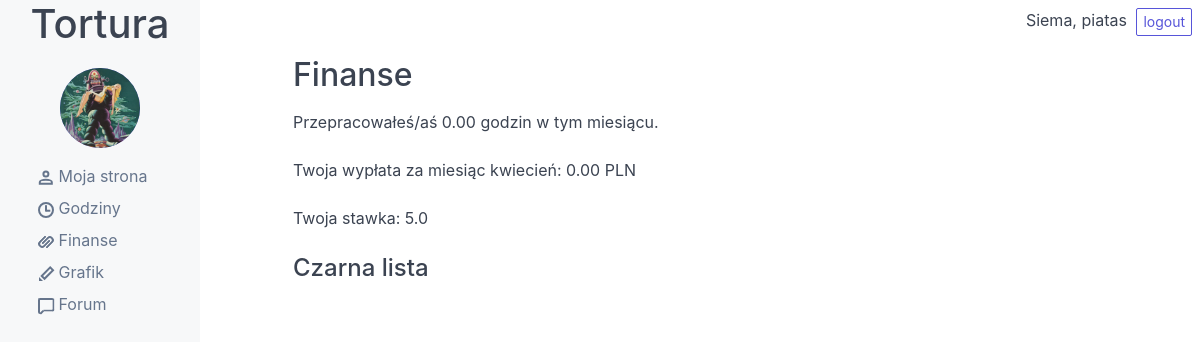
Before: /finance/ (signed in) with the older database file.
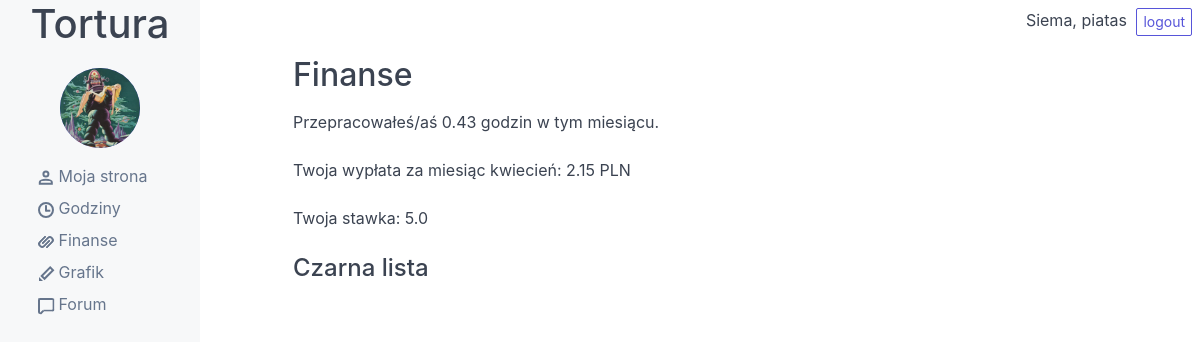
After: the same page with the newer database file.
### articles/models.py (models this page shows)
class Payslip(models.Model):
    user = models.ForeignKey(User, on_delete=models.SET_NULL, null=True)
    month = models.DateField()
    month_hours = models.FloatField()
    month_salary = models.FloatField(null=True)
    objects = PayslipManager()
    class Meta:
        ordering = ['-month']

### articles/views.py (the view)
# urls.py: path('finance/', finance_view, name='finance'),
@login_required(login_url='/accounts/login')
def finance_view(request):
    user = request.user
    if user.payslip_set:
        payslip = apps.get_model('articles.Payslip').objects.filter(user=user).last()
        month = payslip.month
        month = date(month, 'F')
        now = timezone.now()
        print("NOW: ", now)
    context ={
        'user': user,
        'payslip': payslip,
        'month': month,
    }
    return render(request, 'articles/finance.html', context)

### articles/templates/articles/finance.html
{% extends 'base.html' %}
{% block content %}
<h2>Finanse</h2>
<p>Przepracowałeś/aś {{ payslip.month_hours|floatformat:2 }} godzin w tym miesiącu. </p>
<p>Twoja wypłata za miesiąc {{ month|lower }}: {{ payslip.month_salary|floatformat:2 }} PLN </p>
<p>Twoja stawka: {{ user.profile.rate }} </p>
<h4>Czarna lista</h4>
{% endblock %}

Changed rows visible on the page:
changed Payslip: month_hours "0.00" → "0.43"; month_salary "0.00" → "2.15"
